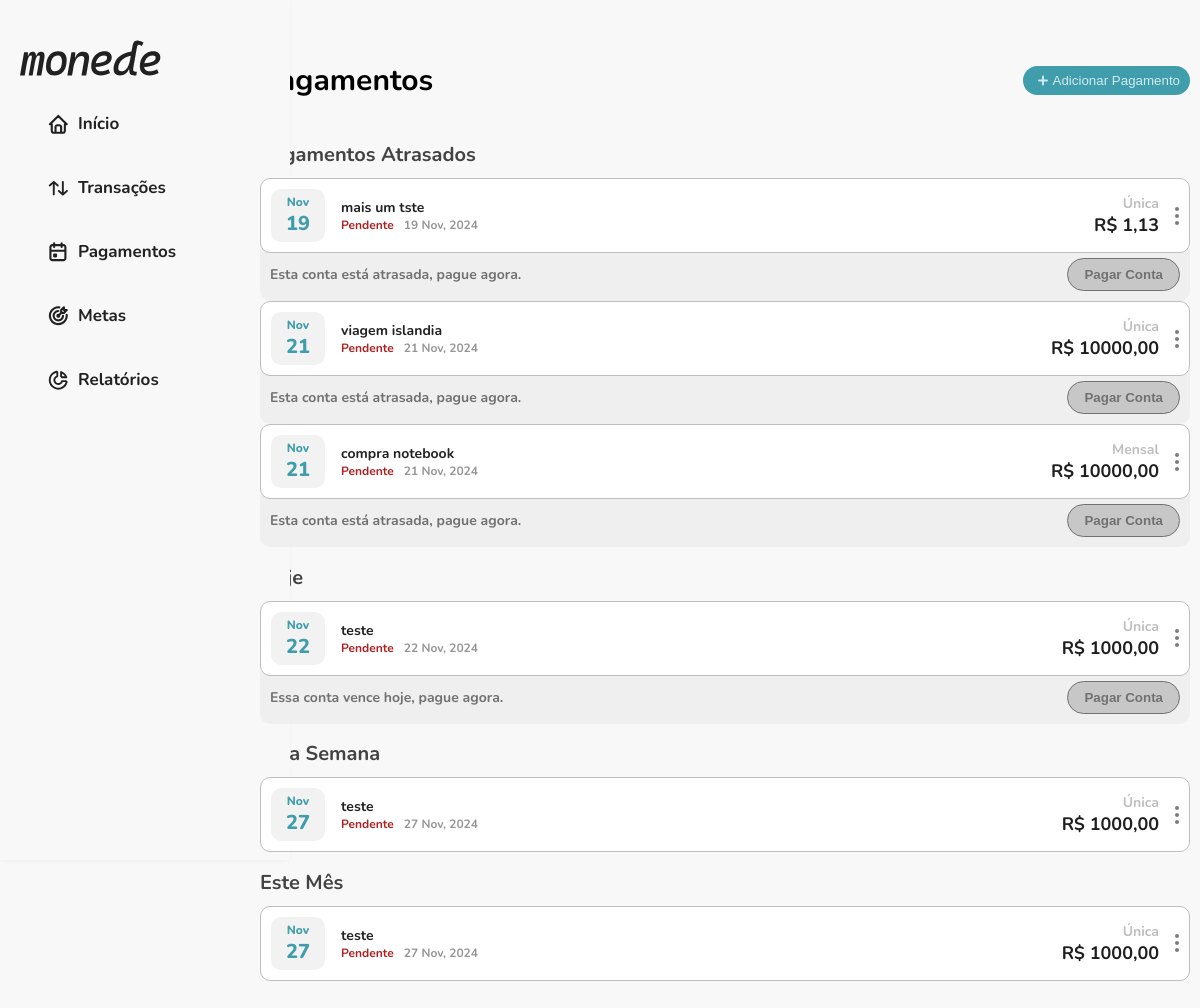
Page /pagamentos/ on the earlier database version.
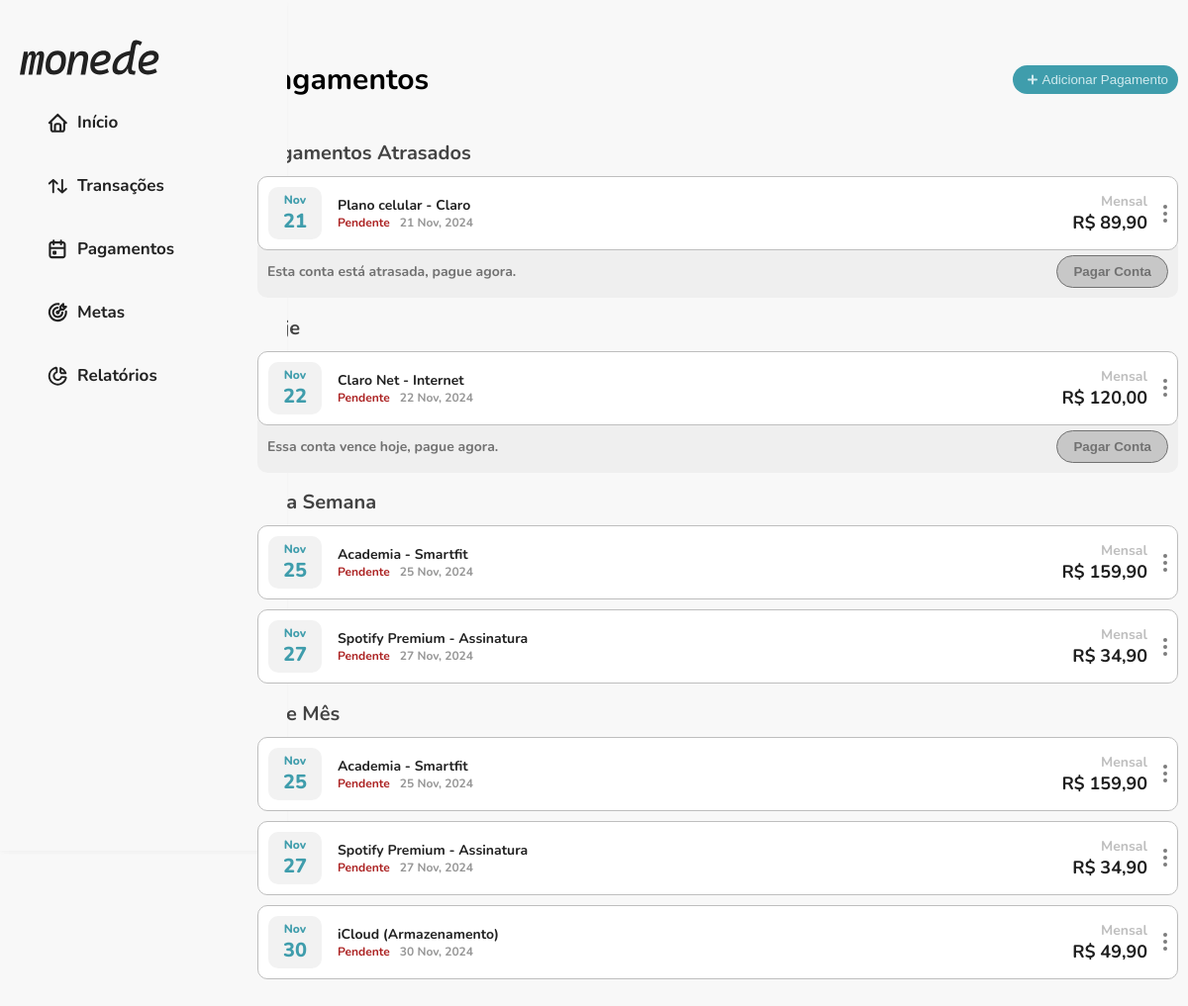
Same page on the later database version.
### financas/models.py (models this page shows, shortened)
class Pagamento(models.Model):
    FREQUENCIA_CHOICES = [
        ('unica', 'Única'),
        ('mensal', 'Mensal'),
        ('anual', 'Anual'),
    ]
    STATUS_CHOICES = [
        ('pendente', 'Pendente'),
        ('pago', 'Pago'),
        ('atrasado', 'Atrasado'),
        ('vence_hoje', 'Vence Hoje'),
    ]
    titulo = models.CharField(max_length=200)
    valor = models.DecimalField(max_digits=10, decimal_places=2)
    data_vencimento = models.DateField()
    frequencia = models.CharField(max_length=10, choices=FREQUENCIA_CHOICES)
    status = models.CharField(max_length=15, choices=STATUS_CHOICES, default='pendente')
    forma_pagamento = models.CharField(max_length=200)
    categoria = models.CharField(max_length=255, blank=True, null=True)  # Determinada por ML
    data_criacao = models.DateTimeField(auto_now_add=True)
    ultima_atualizacao = models.DateTimeField(auto_now=True)
    class Meta:
        ordering = ['data_vencimento']

### financas/views.py (the view)
# urls.py: path('pagamentos/', views.pagamentos_lista, name='pagamentos'),
def pagamentos_lista(request):
    hoje = timezone.now().date()
    primeiro_dia_mes = hoje.replace(day=1)
    ultimo_dia_mes = (primeiro_dia_mes + timedelta(days=32)).replace(day=1) - timedelta(days=1)
    pagamentos_hoje = Pagamento.objects.filter(data_vencimento=hoje)
    pagamentos_semana = Pagamento.objects.filter(
        data_vencimento__range=[hoje + timedelta(days=1), hoje + timedelta(days=7)]
    )
    pagamentos_mes = Pagamento.objects.filter(
        data_vencimento__range=[hoje + timedelta(days=1), ultimo_dia_mes]
    )  # Apenas futuros deste mês
    pagamentos_atrasados = Pagamento.objects.filter(
        data_vencimento__lt=hoje,
        data_vencimento__gte=primeiro_dia_mes,
        status='pendente'
    )
    context = {
        'pagamentos_hoje': pagamentos_hoje,
        'pagamentos_semana': pagamentos_semana,
        'pagamentos_mes': pagamentos_mes,
        'pagamentos_atrasados': pagamentos_atrasados,
        'total_pagamentos_mes': pagamentos_mes.count(),
        'valor_total_mes': sum(p.valor for p in pagamentos_mes),
    }
    return render(request, 'financas/pagamentos.html', context)

### financas/templates/financas/pagamentos.html (shortened to what the changed rows need)
{% extends 'financas/base.html' %}
{% load static %}
{% block extra_css %}
  <link rel="stylesheet" href="{% static 'financas/css/pagamentos.css' %}">
{% endblock %}
{% block content %}
<div class="container">
    <header class="header">
        <h1 class="titulo-pagina">Pagamentos</h1>
    </header>
    <main class="conteudo-principal">
        <section class="pagamentos-secao-atrasados">
            <h2 class="titulo-secao">Pagamentos Atrasados</h2>
            <div class="lista-pagamentos-atrasado">
                {% for pagamento in pagamentos_atrasados %}
                <div class="card-pagamento">
                    <div class="data-box">
                        <div class="data-mes">{{ pagamento.data_vencimento|date:"M" }}</div>
                        <div class="data-dia">{{ pagamento.data_vencimento|date:"d" }}</div>
                    </div>
                    <div class="info-pagamento">
                        <h3 class="titulo-pagamento">{{ pagamento.titulo }}</h3>
                        <div class="detalhes-pagamento">
                            <span class="status">{{ pagamento.get_status_display }}</span>
                            <span class="data">{{ pagamento.data_vencimento|date:"d M, Y" }}</span>
                        </div>
                    </div>
                    <div class="valor-pagamento">
                        <span class="frequencia">{{ pagamento.get_frequencia_display }}</span>
                        <span class="valor">R$ {{ pagamento.valor|floatformat:2 }}</span>
                    </div>
                    <div class="actions">
                        <div class="dots" onclick="toggleMenu(this)">
                            <span></span>
                            <span></span>
                            <span></span>
                        </div>
                    </div>
                </div>
                <div class="card-pagar">
                    <p>Esta conta está atrasada, pague agora.</p>
                    <button type="button" class="btn-pagar" onclick="abrirModalPagarConta('{{ pagamento.id }}')">Pagar Conta</button>
                </div>
                {% empty %}
                <p class="sem-pagamentos">Nenhum pagamento atrasado neste mês</p>
                {% endfor %}
            </div>
        </section>
        <section class="pagamentos-secao">
            <h2 class="titulo-secao">Hoje</h2>
            <div class="lista-pagamentos-hoje">
                {% for pagamento in pagamentos_hoje %}
                <div class="card-pagamento">
                    <div class="data-box">
                        <div class="data-mes">{{ pagamento.data_vencimento|date:"M" }}</div>
                        <div class="data-dia">{{ pagamento.data_vencimento|date:"d" }}</div>
                    </div>
                    <div class="info-pagamento">
                        <h3 class="titulo-pagamento">{{ pagamento.titulo }}</h3>
                        <div class="detalhes-pagamento">
                            <span class="status">{{ pagamento.get_status_display }}</span>
                            <span class="data">{{ pagamento.data_vencimento|date:"d M, Y" }}</span>
                        </div>
                    </div>
                    <div class="valor-pagamento">
                        <span class="frequencia">{{ pagamento.get_frequencia_display }}</span>
                        <span class="valor">R$ {{ pagamento.valor|floatformat:2 }}</span>
                    </div>
                    <div class="actions">
                        <div class="dots" onclick="toggleMenu(this)">
                            <span></span>
                            <span></span>
                            <span></span>
                        </div>
                    </div>
                </div>
                <div class="card-pagar">
                    <p>Essa conta vence hoje, pague agora.</p>
                    <button type="button" class="btn-pagar" onclick="abrirModalPagarConta('{{ pagamento.id }}')">Pagar Conta</button>
                </div>
                {% empty %}
                <p class="sem-pagamentos">Nenhum pagamento para hoje</p>
                {% endfor %}
            </div>
        </section>
        <section class="pagamentos-secao-esta-semana">
            <h2 class="titulo-secao">Esta Semana</h2>
            <div class="lista-pagamentos">
                {% for pagamento in pagamentos_semana %}
                <div class="card-pagamento">
                    <div class="data-box">
                        <div class="data-mes">{{ pagamento.data_vencimento|date:"M" }}</div>
                        <div class="data-dia">{{ pagamento.data_vencimento|date:"d" }}</div>
                    </div>
                    <div class="info-pagamento">
                        <h3 class="titulo-pagamento">{{ pagamento.titulo }}</h3>
                        <div class="detalhes-pagamento">
                            <span class="status">{{ pagamento.get_status_display }}</span>
                            <span class="data">{{ pagamento.data_vencimento|date:"d M, Y" }}</span>
                        </div>
                    </div>
                    <div class="valor-pagamento">
                        <span class="frequencia">{{ pagamento.get_frequencia_display }}</span>
                        <span class="valor">R$ {{ pagamento.valor|floatformat:2 }}</span>
                    </div>
                    <div class="actions">
                        <div class="dots" onclick="toggleMenu(this)">
                            <span></span>
                            <span></span>
                            <span></span>
                        </div>
                    </div>
                </div>
                {% empty %}
                <p class="sem-pagamentos">Nenhum pagamento esta semana</p>
                {% endfor %}
            </div>
        </section>
        <section class="pagamentos-secao-este-mes">
            <h2 class="titulo-secao">Este Mês</h2>
            <div class="lista-pagamentos">
                {% for pagamento in pagamentos_mes %}
                <div class="card-pagamento">
                    <div class="data-box">
                        <div class="data-mes">{{ pagamento.data_vencimento|date:"M" }}</div>
                        <div class="data-dia">{{ pagamento.data_vencimento|date:"d" }}</div>
                    </div>
                    <div class="info-pagamento">
                        <h3 class="titulo-pagamento">{{ pagamento.titulo }}</h3>
                        <div class="detalhes-pagamento">
                            <span class="status">{{ pagamento.get_status_display }}</span>
                            <span class="data">{{ pagamento.data_vencimento|date:"d M, Y" }}</span>
                        </div>
                    </div>
                    <div class="valor-pagamento">
                        <span class="frequencia">{{ pagamento.get_frequencia_display }}</span>
                        <span class="valor">R$ {{ pagamento.valor|floatformat:2 }}</span>
                    </div>
                    <div class="actions">
                        <div class="dots" onclick="toggleMenu(this)">
                            <span></span>
                            <span></span>
                            <span></span>
                        </div>
                    </div>
                </div>
                {% endfor %}
            </div>
        </section>
    </main>
</div>
{% endblock %}

Differences in the rows shown:
removed Pagamento: data_vencimento "Nov", data_vencimento "19", titulo "mais um tste", status "Pendente", data_vencimento "19 Nov, 2024", frequencia "Única", valor "1,13", shown under "Pagamentos Atrasados"
removed Pagamento: data_vencimento "Nov", data_vencimento "21", titulo "viagem islandia", status "Pendente", data_vencimento "21 Nov, 2024", frequencia "Única", valor "10000,00", shown under "Pagamentos Atrasados"
removed Pagamento: data_vencimento "Nov", data_vencimento "21", titulo "compra notebook", status "Pendente", data_vencimento "21 Nov, 2024", frequencia "Mensal", valor "10000,00", shown under "Pagamentos Atrasados"
removed Pagamento: data_vencimento "Nov", data_vencimento "22", titulo "teste", status "Pendente", data_vencimento "22 Nov, 2024", frequencia "Única", valor "1000,00"
removed Pagamento: data_vencimento "Nov", data_vencimento "27", titulo "teste", status "Pendente", data_vencimento "27 Nov, 2024", frequencia "Única", valor "1000,00"
added Pagamento: data_vencimento "Nov", data_vencimento "21", titulo "Plano celular - Claro", status "Pendente", data_vencimento "21 Nov, 2024", frequencia "Mensal", valor "89,90", shown under "Pagamentos Atrasados"
added Pagamento: data_vencimento "Nov", data_vencimento "22", titulo "Claro Net - Internet", status "Pendente", data_vencimento "22 Nov, 2024", frequencia "Mensal", valor "120,00"
added Pagamento: data_vencimento "Nov", data_vencimento "25", titulo "Academia - Smartfit", status "Pendente", data_vencimento "25 Nov, 2024", frequencia "Mensal", valor "159,90"
added Pagamento: data_vencimento "Nov", data_vencimento "27", titulo "Spotify Premium - Assinatura", status "Pendente", data_vencimento "27 Nov, 2024", frequencia "Mensal", valor "34,90"
added Pagamento: data_vencimento "Nov", data_vencimento "30", titulo "iCloud (Armazenamento)", status "Pendente", data_vencimento "30 Nov, 2024", frequencia "Mensal", valor "49,90", shown under "Este Mês"
